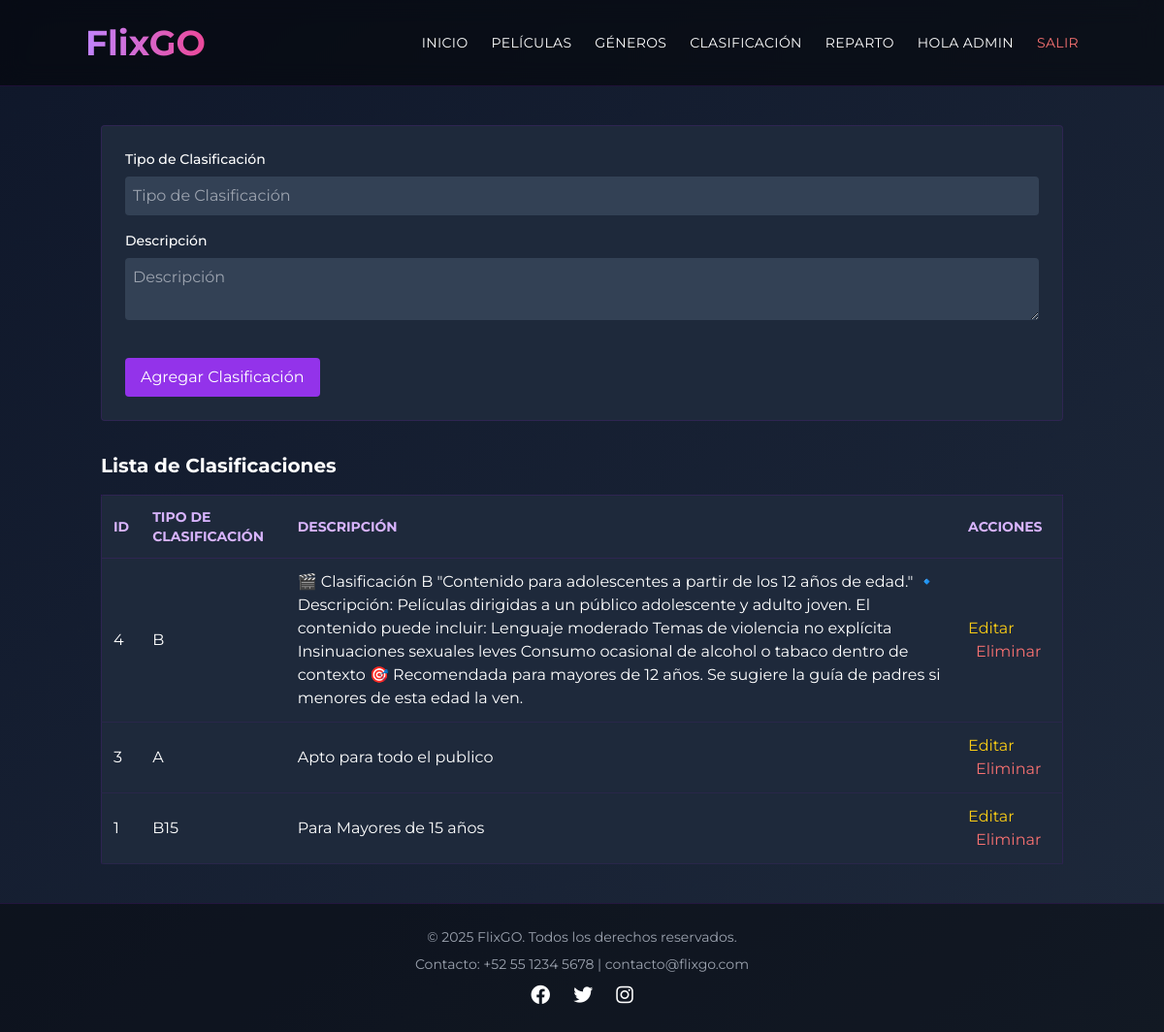
Screenshot of /clasificaciones.php (signed in) with the database file from the repository.
### tables this page shows
CREATE TABLE `clasificaciones` (
  `id_clasificacion` int(11) NOT NULL,
  `tipo_clasificacion` varchar(10) NOT NULL,
  `descripcion` text NOT NULL
);

### clasificaciones.php (the view, shortened to what this page needs)
<?php
$conn = new mysqli("localhost", "root", "", "cartelerabd");
?>
<!DOCTYPE html>
<html lang="es">
<head>
    <script src="https://cdn.tailwindcss.com"></script>
    <link rel="stylesheet" href="estilos/style.css">
    <link rel="stylesheet" href="https://cdnjs.cloudflare.com/ajax/libs/font-awesome/6.0.0-beta3/css/all.min.css">
</head>
<body class="bg-gradient-to-br from-slate-900 to-slate-800 text-white font-['Montserrat'] min-h-screen flex flex-col">
    <header class="py-6 px-4 bg-black/50 backdrop-blur-md border-b border-purple-900/30">
        <div class="container mx-auto flex flex-col md:flex-row justify-between items-center">
            <h1 class="text-3xl md:text-4xl font-bold mb-4 md:mb-0 bg-clip-text text-transparent bg-gradient-to-r from-purple-400 to-pink-500">
            </h1>
            <nav class="flex items-center space-x-6 text-sm uppercase tracking-wide">
                <a href="index.php" class="hover:text-purple-400 transition-colors">Inicio</a>
                <a href="agregar.php" class="hover:text-purple-400 transition-colors">Películas</a>
                <a href="generos.php" class="hover:text-purple-400 transition-colors">Géneros</a>
                <a href="clasificaciones.php" class="hover:text-purple-400 transition-colors">Clasificación</a>
                <a href="reparto.php" class="hover:text-purple-400 transition-colors">Reparto</a>
                <span class="ml-2 text-sm">Hola <?= $_SESSION['usuario'] ?></span>
                <a href="logout.php" class="ml-2 text-red-400 text-sm hover:underline">Salir</a>
            </nav>
        </div>
    </header>
    <main class="flex-grow container mx-auto px-4 py-10">
        <form method="POST" class="bg-slate-800 p-6 rounded border border-purple-900/30 mb-8">
            <div class="mb-4">
                <label for="tipo_clasificacion" class="block text-sm font-medium text-white mb-2">Tipo de Clasificación</label>
                <input type="text" name="tipo_clasificacion" id="tipo_clasificacion" placeholder="Tipo de Clasificación" required class="p-2 w-full rounded bg-slate-700 text-white">
            </div>
            <div class="mb-4">
                <label for="descripcion" class="block text-sm font-medium text-white mb-2">Descripción</label>
                <textarea name="descripcion" id="descripcion" placeholder="Descripción" required class="p-2 w-full rounded bg-slate-700 text-white"></textarea>
            </div>
            <button type="submit" name="guardar_clasificacion" class="bg-purple-600 py-2 px-4 rounded hover:bg-purple-700 mt-4">
                Agregar Clasificación
            </button>
        </form>
        <section>
            <h2 class="text-xl font-bold mb-4">Lista de Clasificaciones</h2>
            <div class="overflow-x-auto">
                <table class="min-w-full bg-slate-800 border border-purple-900/30 rounded">
                    <thead>
                        <tr class="text-left text-sm uppercase text-purple-300 border-b border-purple-900/30">
                            <th class="p-3">ID</th>
                            <th class="p-3">Tipo de Clasificación</th>
                            <th class="p-3">Descripción</th>
                            <th class="p-3">Acciones</th>
                        </tr>
                    </thead>
                    <tbody>
                        <?php
                        $clasificaciones = $conn->query("SELECT * FROM clasificaciones ORDER BY id_clasificacion DESC");
                        while ($fila = $clasificaciones->fetch_assoc()): ?>
                            <tr class="border-b border-purple-900/20 hover:bg-slate-700/50">
                                <td class="p-3"><?= $fila['id_clasificacion'] ?></td>
                                <td class="p-3"><?= $fila['tipo_clasificacion'] ?></td>
                                <td class="p-3"><?= $fila['descripcion'] ?></td>
                                <td class="p-3 space-x-2">
                                    <a href="editar_clasificacion.php?id=<?= $fila['id_clasificacion'] ?>" class="text-yellow-400 hover:underline">Editar</a>
                                    <a href="eliminar_clasificacion.php?id=<?= $fila['id_clasificacion'] ?>" class="text-red-400 hover:underline" onclick="return confirm('¿Eliminar esta clasificación?')">Eliminar</a>
                                </td>
                            </tr>
                        <?php endwhile; ?>
                    </tbody>
                </table>
            </div>
        </section>
    </main>
    <?php include 'footer.php'; ?>
</body>
</html>

### footer.php
<footer class="bg-black/40 py-6 border-t border-purple-900/30 text-sm text-center">
  <div class="container mx-auto space-y-2">
    <p class="text-gray-400">&copy; 2025 FlixGO. Todos los derechos reservados.</p>
    <p class="text-gray-400">Contacto: +52 55 1234 5678 | contacto@flixgo.com</p>
    <div class="flex justify-center gap-6 mt-2 text-xl">
      <a href="#" class="hover:text-purple-400" aria-label="Facebook"><i class="fab fa-facebook"></i></a>
      <a href="#" class="hover:text-purple-400" aria-label="Twitter"><i class="fab fa-twitter"></i></a>
      <a href="#" class="hover:text-purple-400" aria-label="Instagram"><i class="fab fa-instagram"></i></a>
    </div>
  </div>
</footer>

### estilos/style.css (style rules this page uses)
body { font-family: 'Poppins', Arial, Helvetica, sans-serif; }
html, body { width: 100vw; overflow-x: hidden; margin: 0; padding: 0; }

### rows the page displays
clasificaciones: id_clasificacion "4", tipo_clasificacion "B", descripcion "🎬 Clasificación B \"Contenido para adolescentes a partir de los 12 años de edad.\" 🔹 Descripción: Películas dirigidas a un público adolescente y adulto joven. El contenido puede incluir: Lenguaje moderado Temas de violencia no explícita Insinuaciones sexuales leves Consumo ocasional de alcohol o tabaco dentro de contexto 🎯 Recomendada para mayores de 12 años. Se sugiere la guía de padres si menores de esta edad la ven."
clasificaciones: id_clasificacion "3", tipo_clasificacion "A", descripcion "Apto para todo el publico"
clasificaciones: id_clasificacion "1", tipo_clasificacion "B15", descripcion "Para Mayores de 15 años"

### other values shown
$_SESSION['usuario'] "ADMIN"
